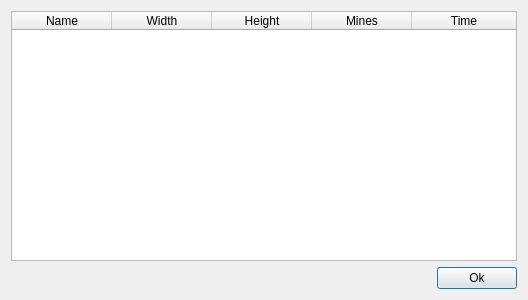
<?xml version="1.0" encoding="UTF-8"?>
<ui version="4.0">
 <class>Highscore</class>
 <widget class="QDialog" name="Highscore">
  <property name="windowModality">
   <enum>Qt::WindowModal</enum>
  </property>
  <property name="geometry">
   <rect>
    <x>0</x>
    <y>0</y>
    <width>528</width>
    <height>300</height>
   </rect>
  </property>
  <property name="minimumSize">
   <size>
    <width>528</width>
    <height>300</height>
   </size>
  </property>
  <property name="windowTitle">
   <string>Minefield - Highscore</string>
  </property>
  <layout class="QVBoxLayout" name="verticalLayout">
   <item>
    <widget class="QTableWidget" name="tabelle">
     <property name="editTriggers">
      <set>QAbstractItemView::NoEditTriggers</set>
     </property>
     <property name="selectionBehavior">
      <enum>QAbstractItemView::SelectRows</enum>
     </property>
     <property name="verticalScrollMode">
      <enum>QAbstractItemView::ScrollPerPixel</enum>
     </property>
     <property name="horizontalScrollMode">
      <enum>QAbstractItemView::ScrollPerPixel</enum>
     </property>
     <attribute name="horizontalHeaderStretchLastSection">
      <bool>true</bool>
     </attribute>
     <attribute name="verticalHeaderStretchLastSection">
      <bool>true</bool>
     </attribute>
     <column>
      <property name="text">
       <string>Name</string>
      </property>
     </column>
     <column>
      <property name="text">
       <string>Width</string>
      </property>
     </column>
     <column>
      <property name="text">
       <string>Height</string>
      </property>
     </column>
     <column>
      <property name="text">
       <string>Mines</string>
      </property>
     </column>
     <column>
      <property name="text">
       <string>Time</string>
      </property>
     </column>
    </widget>
   </item>
   <item>
    <layout class="QHBoxLayout" name="horizontalLayout">
     <item>
      <spacer name="horizontalSpacer">
       <property name="orientation">
        <enum>Qt::Horizontal</enum>
       </property>
       <property name="sizeHint" stdset="0">
        <size>
         <width>40</width>
         <height>20</height>
        </size>
       </property>
      </spacer>
     </item>
     <item>
      <widget class="QPushButton" name="ok_button">
       <property name="text">
        <string>Ok</string>
       </property>
       <property name="autoDefault">
        <bool>false</bool>
       </property>
       <property name="default">
        <bool>true</bool>
       </property>
      </widget>
     </item>
    </layout>
   </item>
  </layout>
 </widget>
 <resources/>
 <connections>
  <connection>
   <sender>ok_button</sender>
   <signal>clicked()</signal>
   <receiver>Highscore</receiver>
   <slot>accept()</slot>
   <hints>
    <hint type="sourcelabel">
     <x>485</x>
     <y>275</y>
    </hint>
    <hint type="destinationlabel">
     <x>356</x>
     <y>263</y>
    </hint>
   </hints>
  </connection>
 </connections>
</ui>
